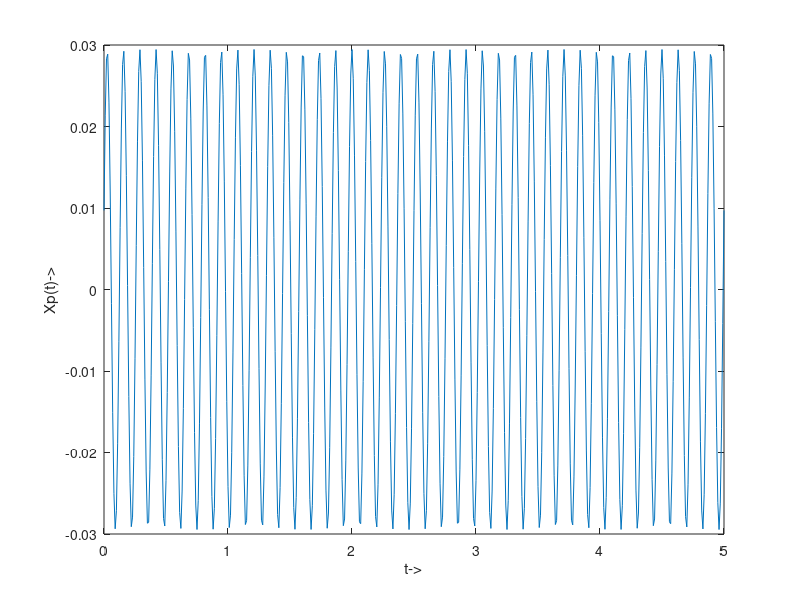

The MATLAB script that drew this image:
%Shishir Khanal
% ME 4440 
% Mechanical Vibrations Project 
% Group Members: 
% Sheeren Aljumah 
% Jose Nunez Torres
% Shishir Khanal
% Date: 12/07/2018 
% Purpose : Develop a simulation for the amplitude of the particular 
% solution of the vibration system of interest
%------------------------------------------------------------- 
clear; clc;
% Clears the screen and workspace for fresh start every time 
mu = 0.3; 
% Assume coefficient of kinetic friction between two aluminium surfaces
%is taken as 
% 0.3
M = .065;
% Total mass of the load and the motor is taken as 0.065 kg 
m0 = 0.018; 
% mass of load is taken as 0.4 kg 
g = 9.81; 
% Acceleration due to gravity is 9.81 ms^-2
e = 0.023 ; 
% eccentricity of the rotating mass is 0.023 m
wf = 456*(2*pi/60);
% equation for limiting angular frequency that will give the real amplitude,
% Rpm used include: 426 at 45 degree position, 444 at 30 degrees, 462 at 0
% degrees from the vertical, and 456 at -30 degrees
k1 = 101 ; 
k2 = 58; 
% Spring constants
keq = k1+k2; 
% Assuming the two springs are in parallel and same value of spring constant. 
%Keq = k1+k2 
wn = (keq/(M+m0))^(1/2); 
% equation for natural frequency where Total Mass is used
F0 = m0*e*(wf^2); 
% equation for F0 
N = (M+m0)*g; 
% expression for Normal force 
Term1 = 1-((4*mu*N)/(pi*F0))^2;
Term2 = (1-(wf^2/wn^2)); 
X = (F0/keq)*(Term1/(Term2)^2)^(1/2); 
% Amplitude 
TermA = (4*mu*N)/(pi*keq*X); 
phi = atan(TermA/Term2); 
% phase lag
t = 0:0.01:5; 
Xp = X * sin(wf*t - phi); 
% expression for particular solution 
plot(t,Xp)
ylabel('Xp(t)->'); 
xlabel('t->'); 
